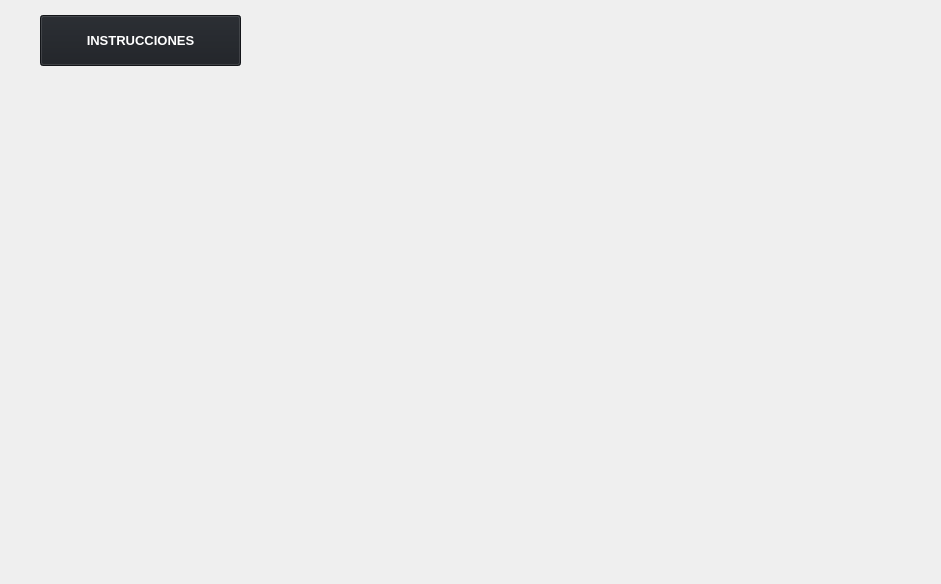
<?xml version="1.0" encoding="UTF-8"?>
<ui version="4.0">
 <class>Frame</class>
 <widget class="QFrame" name="Frame">
  <property name="geometry">
   <rect>
    <x>0</x>
    <y>0</y>
    <width>941</width>
    <height>584</height>
   </rect>
  </property>
  <property name="windowTitle">
   <string>Frame</string>
  </property>
  <widget class="QLabel" name="labelInstrucciones">
   <property name="geometry">
    <rect>
     <x>10</x>
     <y>10</y>
     <width>921</width>
     <height>571</height>
    </rect>
   </property>
   <property name="text">
    <string/>
   </property>
   <property name="pixmap">
    <pixmap>../imagenes/steps.png</pixmap>
   </property>
   <property name="scaledContents">
    <bool>true</bool>
   </property>
  </widget>
  <widget class="QLabel" name="label">
   <property name="geometry">
    <rect>
     <x>10</x>
     <y>10</y>
     <width>921</width>
     <height>571</height>
    </rect>
   </property>
   <property name="text">
    <string/>
   </property>
   <property name="pixmap">
    <pixmap>../imagenes/main.gif</pixmap>
   </property>
   <property name="scaledContents">
    <bool>true</bool>
   </property>
  </widget>
  <widget class="QPushButton" name="btnInstrucciones">
   <property name="geometry">
    <rect>
     <x>40</x>
     <y>15</y>
     <width>201</width>
     <height>51</height>
    </rect>
   </property>
   <property name="font">
    <font>
     <pointsize>10</pointsize>
     <weight>75</weight>
     <bold>true</bold>
    </font>
   </property>
   <property name="styleSheet">
    <string notr="true">background-color: #1b1e23;
color: rgb(255,255,255);</string>
   </property>
   <property name="text">
    <string>INSTRUCCIONES</string>
   </property>
  </widget>
 </widget>
 <resources/>
 <connections/>
</ui>
